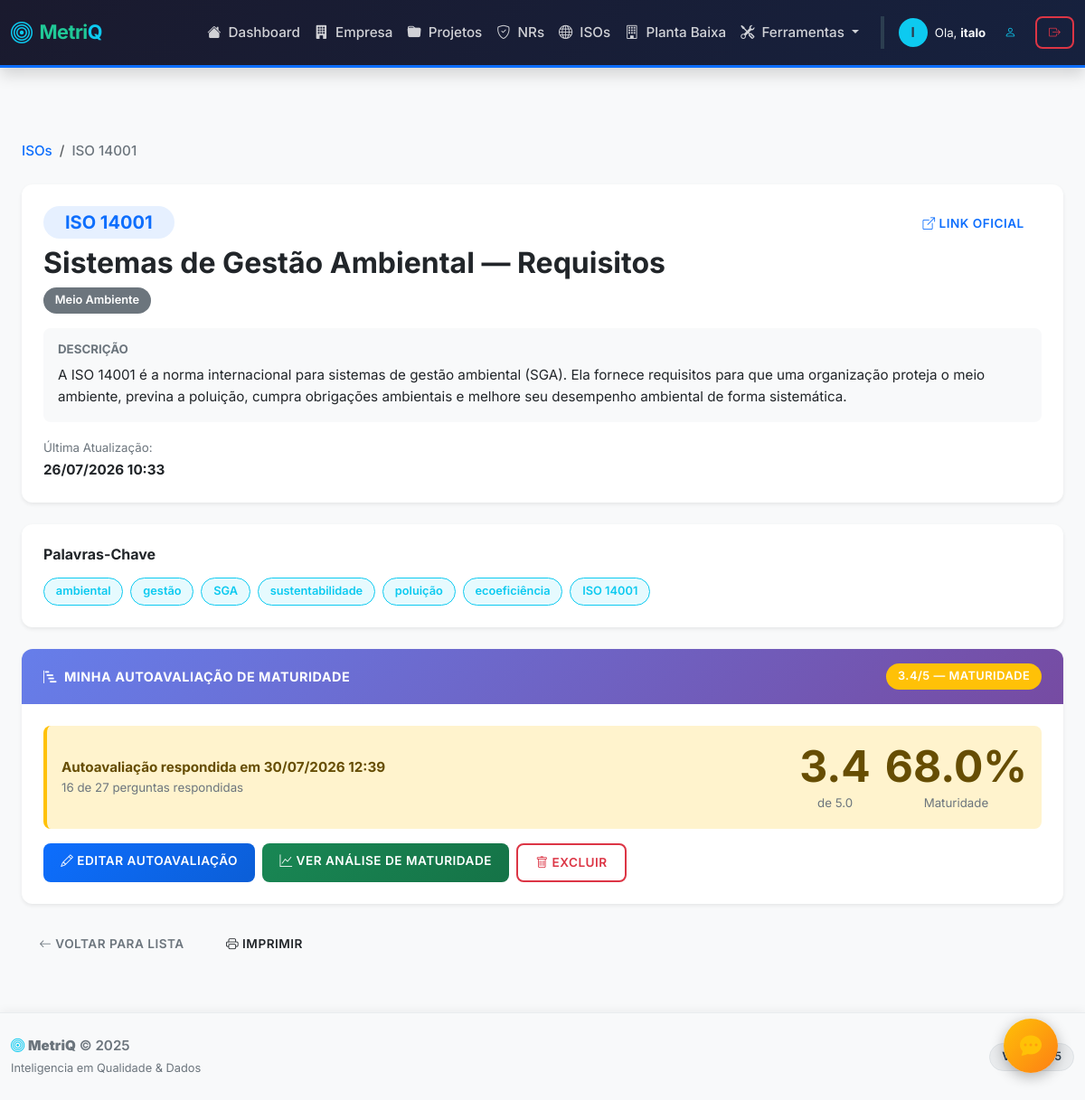
Page /iso/2 (signed in) on the committed database.
### qualidade_flask/models.py (models this page shows, shortened)
class User(UserMixin, db.Model):
    __tablename__ = 'user'
    id = db.Column(db.Integer, primary_key=True)
    username = db.Column(db.String(100), unique=True, nullable=False, index=True)
    password = db.Column(db.String(255), nullable=False)
    nome_completo = db.Column(db.String(200), default='')
    email = db.Column(db.String(150), unique=True, default='')
    telefone = db.Column(db.String(20), default='')
    cargo = db.Column(db.String(100), default='')
    data_cadastro = db.Column(db.DateTime, default=datetime.now)
    plano = db.Column(db.String(20), default='free')
    status = db.Column(db.String(20), default='ativo')
    email_confirmado = db.Column(db.Boolean, default=False)
    ultimo_login = db.Column(db.DateTime, nullable=True)
    tentativas_login = db.Column(db.Integer, default=0)
    bloqueio_ate = db.Column(db.DateTime, nullable=True)
    analises = db.relationship('Analise', backref='dono', lazy=True)
    empresas = db.relationship('Empresa', backref='usuario', lazy=True)

class NormaISO(db.Model):
    id = db.Column(db.Integer, primary_key=True)
    numero = db.Column(db.String(20), unique=True, nullable=False)
    titulo = db.Column(db.String(200), nullable=False)
    descricao = db.Column(db.Text)
    setor = db.Column(db.String(100))
    data_vigencia = db.Column(db.Date)
    link_oficial = db.Column(db.String(500))
    conteudo = db.Column(db.Text)
    palavras_chave = db.Column(db.JSON)
    perguntas = db.Column(db.JSON)
    glossario = db.Column(db.JSON)
    data_criacao = db.Column(db.DateTime, default=datetime.now)
    data_atualizacao = db.Column(db.DateTime, default=datetime.now, onupdate=datetime.now)
    checklists = db.relationship('ChecklistISO', backref='norma', lazy=True, cascade="all, delete-orphan")

class ChecklistISO(db.Model):
    __tablename__ = 'checklist_iso'
    id = db.Column(db.Integer, primary_key=True)
    norma_id = db.Column(db.Integer, db.ForeignKey('norma_iso.id'), nullable=False, index=True)
    user_id = db.Column(db.Integer, db.ForeignKey('user.id'), nullable=False, index=True)
    empresa_id = db.Column(db.Integer, db.ForeignKey('empresa.id'), nullable=True, index=True)
    respostas = db.Column(db.JSON)
    observacoes = db.Column(db.JSON)
    data_criacao = db.Column(db.DateTime, default=datetime.now)
    data_atualizacao = db.Column(db.DateTime, default=datetime.now, onupdate=datetime.now)
    PONTUACAO_MATURIDADE = {
        'implementado': 5, 'em_andamento': 3, 'planejado': 1,
        'nao_implementado': 0, 'nao_aplicavel': None
    }
    def calcular_maturidade_geral(self):
        if not self.respostas:
            return 0
        pontuacoes = []
        for r in self.respostas.values():
            score = self.PONTUACAO_MATURIDADE.get(r)
            if score is not None:
                pontuacoes.append(score)
        if not pontuacoes:
            return 0
        return round(sum(pontuacoes) / len(pontuacoes), 1)
    def calcular_maturidade_percentual(self):
        maturidade = self.calcular_maturidade_geral()
        if maturidade == 0:
            return 0
        return round((maturidade / 5) * 100, 1)

### qualidade_flask/blueprints/iso.py (the view)
@iso.route('/iso/<int:id>')
@login_required
def detalhe_iso(id):
    norma = NormaISO.query.get_or_404(id)
    checklist_usuario = ChecklistISO.query.filter_by(
        norma_id=id,
        user_id=current_user.id
    ).first()
    return render_template('iso/detalhe.html', norma=norma, checklist_usuario=checklist_usuario)

### qualidade_flask/templates/iso/detalhe.html (shortened to what this page needs)
{% extends "base.html" %}
{% block content %}
<div class="container py-4">
    <nav aria-label="breadcrumb" class="mb-3">
        <ol class="breadcrumb">
            <li class="breadcrumb-item"><a href="{{ url_for('iso.lista_isos') }}">ISOs</a></li>
            <li class="breadcrumb-item active">{{ norma.numero }}</li>
        </ol>
    </nav>
    <div class="card border-0 shadow-sm mb-4">
        <div class="card-body p-4">
            <div class="d-flex justify-content-between align-items-start mb-3">
                <div>
                    <span class="badge bg-primary bg-opacity-10 text-primary px-4 py-2 fw-bold fs-5 mb-2">
                        {{ norma.numero }}
                    </span>
                    <h2 class="fw-bold mb-2">{{ norma.titulo }}</h2>
                    <span class="badge bg-secondary">{{ norma.setor }}</span>
                </div>
                {% if norma.link_oficial %}
                    <a href="{{ norma.link_oficial }}" target="_blank" class="btn btn-outline-primary">
                        <i class="bi bi-box-arrow-up-right me-1"></i>Link Oficial
                    </a>
                {% endif %}
            </div>
            <div class="bg-light p-3 rounded-3 mb-3">
                <h6 class="fw-bold text-uppercase small text-muted mb-2">Descrição</h6>
                <p class="mb-0">{{ norma.descricao }}</p>
            </div>
            <div class="row g-3">
                <div class="col-md-6">
                    <small class="text-muted">Última Atualização:</small>
                    <p class="fw-bold mb-0">{{ norma.data_atualizacao.strftime('%d/%m/%Y %H:%M') }}</p>
                </div>
            </div>
        </div>
    </div>
    {% if norma.palavras_chave %}
    <div class="card border-0 shadow-sm mb-4">
        <div class="card-body p-4">
            <h6 class="fw-bold mb-3">Palavras-Chave</h6>
            <div class="d-flex flex-wrap gap-2">
                {% for palavra in norma.palavras_chave %}
                    <span class="badge bg-info bg-opacity-10 text-info border border-info">
                        {{ palavra }}
                    </span>
                {% endfor %}
            </div>
        </div>
    </div>
    {% endif %}
    {% if norma.perguntas %}
    <div class="card border-0 shadow-sm mb-4">
        <div class="card-header bg-dark text-white fw-bold py-3 d-flex justify-content-between align-items-center">
            <span><i class="bi bi-bar-chart-steps me-2"></i>Minha Autoavaliação de Maturidade</span>
            {% if checklist_usuario %}
                <span class="badge bg-{{ 'success' if checklist_usuario.calcular_maturidade_percentual() >= 70 else 'warning' if checklist_usuario.calcular_maturidade_percentual() >= 40 else 'danger' }}">
                    {{ checklist_usuario.calcular_maturidade_geral() }}/5 — Maturidade
                </span>
            {% endif %}
        </div>
        <div class="card-body p-4">
            {% if checklist_usuario %}
                <div class="alert alert-{{ 'success' if checklist_usuario.calcular_maturidade_percentual() >= 70 else 'warning' if checklist_usuario.calcular_maturidade_percentual() >= 40 else 'danger' }}">
                    <div class="d-flex justify-content-between align-items-center flex-column flex-md-row">
                        <div>
                            <strong>Autoavaliação respondida em {{ checklist_usuario.data_atualizacao.strftime('%d/%m/%Y %H:%M') }}</strong>
                            <p class="mb-0 small text-muted">
                                {{ checklist_usuario.respostas|length }} de {{ norma.perguntas|length }} perguntas respondidas
                            </p>
                        </div>
                        <div class="d-flex align-items-center gap-3 mt-2 mt-md-0">
                            <div class="text-center">
                                <div class="display-5 fw-bold">{{ checklist_usuario.calcular_maturidade_geral() }}</div>
                                <small class="text-muted">de 5.0</small>
                            </div>
                            <div class="text-center">
                                <div class="display-5 fw-bold">{{ checklist_usuario.calcular_maturidade_percentual() }}%</div>
                                <small class="text-muted">Maturidade</small>
                            </div>
                        </div>
                    </div>
                </div>
                <div class="d-flex gap-2 flex-wrap">
                    <a href="{{ url_for('iso.checklist_iso', id=norma.id) }}" class="btn btn-primary">
                        <i class="bi bi-pencil me-1"></i>Editar Autoavaliação
                    </a>
                    <a href="{{ url_for('iso.analise_iso', id=norma.id) }}" class="btn btn-success">
                        <i class="bi bi-graph-up me-1"></i>Ver Análise de Maturidade
                    </a>
                    <form action="{{ url_for('iso.excluir_checklist', id=norma.id) }}" method="POST" style="display: inline;" onsubmit="return confirm('Tem certeza que deseja excluir esta autoavaliação?')">
                        <button type="submit" class="btn btn-outline-danger">
                            <i class="bi bi-trash me-1"></i>Excluir
                        </button>
                    </form>
                </div>
            {% endif %}
        </div>
    </div>
    {% endif %}
    <div class="d-flex gap-2">
        <a href="{{ url_for('iso.lista_isos') }}" class="btn btn-outline-secondary">
            <i class="bi bi-arrow-left me-1"></i>Voltar para Lista
        </a>
        <button class="btn btn-outline-dark" onclick="window.print()">
            <i class="bi bi-printer me-1"></i>Imprimir
        </button>
    </div>
</div>
{% endblock %}

### qualidade_flask/templates/base.html (shortened to what this page needs)
<!DOCTYPE html>
<html lang="pt-br">
<head>
    <link href="https://cdn.jsdelivr.net/npm/bootstrap@5.3.0/dist/css/bootstrap.min.css" rel="stylesheet">
    <link rel="stylesheet" href="https://cdn.jsdelivr.net/npm/bootstrap-icons@1.10.5/font/bootstrap-icons.css">
    <link rel="stylesheet" href="{{ url_for('static', filename='css/style.css') }}">
</head>
<body class="d-flex flex-column min-vh-100">
    <nav class="navbar navbar-expand-lg navbar-dark bg-dark d-print-none">
        <div class="container">
            <a class="navbar-brand fw-bold d-flex align-items-center brand-text" href="/">
                <i class="bi bi-bullseye me-2 fs-4 text-info"></i>
                <span>Metri<span class="text-info">Q</span>
            </a>
            <div class="collapse navbar-collapse" id="navbarNav">
                <ul class="navbar-nav ms-auto align-items-center">
                    <li class="nav-item">
                        <a class="nav-link {{ 'active' if request.endpoint == 'main.index' }}" href="/">
                            <i class="bi bi-house-fill me-1"></i> Dashboard
                        </a>
                    </li>
                    <li class="nav-item">
                        <a class="nav-link {{ 'active' if request.endpoint and request.endpoint.startswith('empresa') }}" href="/empresas">
                            <i class="bi bi-building-fill me-1"></i> Empresa
                        </a>
                    </li>
                    <li class="nav-item">
                        <a class="nav-link {{ 'active' if request.endpoint == 'projects.lista_projetos' }}" href="/projetos">
                            <i class="bi bi-folder-fill me-1"></i> Projetos
                        </a>
                    </li>
                    <li class="nav-item">
                        <a class="nav-link {{ 'active' if request.endpoint == 'nr.lista_nrs' }}" href="/nr">
                            <i class="bi bi-shield-check me-1"></i> NRs
                        </a>
                    </li>
                    <li class="nav-item">
                        <a class="nav-link {{ 'active' if request.endpoint == 'iso.lista_isos' }}" href="/iso">
                            <i class="bi bi-globe me-1"></i> ISOs
                        </a>
                    </li>
                    <li class="nav-item">
                        <a class="nav-link {{ 'active' if request.endpoint and request.endpoint.startswith('planta_baixa') }}" href="{{ url_for('planta_baixa.lista') }}">
                            <i class="bi bi-building me-1"></i> Planta Baixa
                        </a>
                    </li>
                    <li class="nav-item dropdown">
                        <a class="nav-link dropdown-toggle" href="#" role="button" data-bs-toggle="dropdown" aria-expanded="false">
                            <i class="bi bi-tools me-1"></i> Ferramentas
                        </a>
                    </li>
                    {% if current_user.is_authenticated %}
                        <li class="nav-item ms-lg-3 border-start border-secondary ps-lg-3 mt-2 mt-lg-0">
                            <div class="d-flex align-items-center gap-2">
                                <a href="{{ url_for('auth.perfil') }}" class="text-decoration-none d-flex align-items-center gap-2" title="Meu Perfil">
                                    <div class="rounded-circle bg-info text-dark d-flex align-items-center justify-content-center" style="width: 32px; height: 32px; font-weight: 700;">
                                        {{ current_user.username[0]|upper }}
                                    </div>
                                    <span class="text-light small">
                                        Ola, <strong>{{ current_user.nome_completo.split(' ')[0] if current_user.nome_completo else current_user.username }}</strong>
                                    </span>
                                </a>
                                <a href="{{ url_for('auth.perfil') }}" class="btn btn-sm btn-outline-info" title="Meu Perfil">
                                    <i class="bi bi-person"></i>
                                </a>
<form method="POST" action="/logout" class="d-inline" onsubmit="return confirm('Deseja sair do sistema?')">
                                    <button type="submit" class="btn btn-sm btn-outline-danger" title="Sair">
                                        <i class="bi bi-box-arrow-right"></i>
                                    </button>
                                </form>
                            </div>
                        </li>
                    {% endif %}
                </ul>
            </div>
    </nav>
    <main class="flex-grow-1">
        <div class="container mt-4">
            {% block content %}{% endblock %}
        </div>
    </main>
    <footer class="d-print-none bg-light border-top py-4 mt-auto">
        <div class="container">
            <div class="row align-items-center">
                <div class="col-md-6 text-center text-md-start">
                    <p class="mb-0 text-muted">
                        <i class="bi bi-bullseye text-info"></i>
                        <strong>MetriQ</strong> &copy; 2025
                    </p>
                    <small class="text-muted" style="font-size: 0.8rem;">Inteligencia em Qualidade & Dados</small>
                </div>
                <div class="col-md-6 text-md-end text-center mt-2 mt-md-0">
                    <span class="badge bg-secondary bg-opacity-10 text-dark border">Versao 5.5</span>
                </div>
        </div>
    </footer>
    <a id="btnFeedback" href="https://docs.google.com/forms/d/e/1FAIpQLSc6ZJWx9LMAzcBPMMdcK3FHIyoWjjz7ik7XjiTRzf5Kar_DFA/viewform?usp=sharing&ouid=112551274773752880388" target="_blank" title="Deixe seu Feedback" class="text-decoration-none">
        <i class="bi bi-chat-dots-fill text-warning fs-4"></i>
    </a>
</body>
</html>

### rows in the picture
User: username "I", nome_completo "italo"
NormaISO: numero "ISO 14001", titulo "Sistemas de Gestão Ambiental — Requisitos", setor "Meio Ambiente", descricao "A ISO 14001 é a norma internacional para sistemas de gestão ambiental (SGA). Ela fornece requisitos para que uma organização proteja o meio ambiente, previna a poluição, cumpra obrigações ambientais e melhore seu desempenho ambiental de forma sistemática.", data_atualizacao "26/07/2026 10:33"
ChecklistISO: calcular_maturidade_geral "3.4", data_atualizacao "30/07/2026 12:39", calcular_maturidade_percentual "68.0"

### other values in the picture
{{ palavra }} "ambiental" "gestão" "SGA" "sustentabilidade" "poluição" "ecoeficiência" "ISO 14001"
{{ checklist_usuario.respostas|length }} "16"
{{ norma.perguntas|length }} "27"
